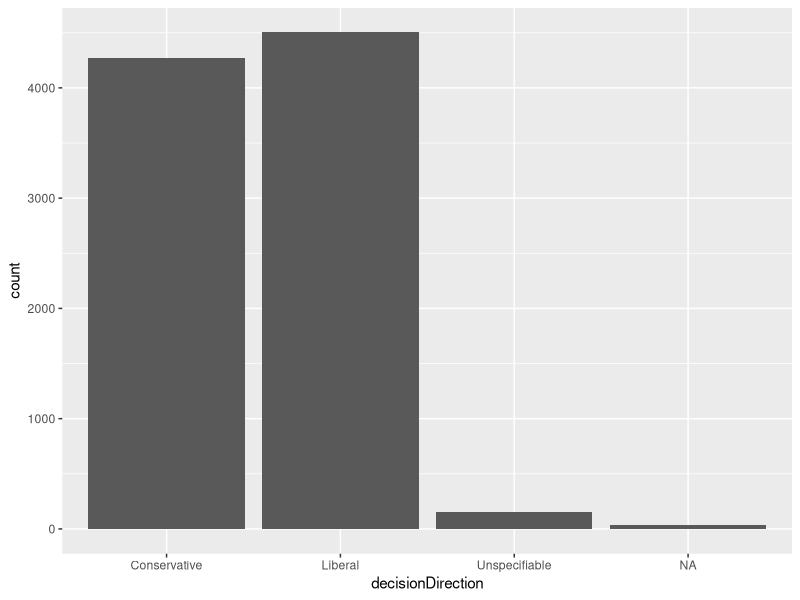
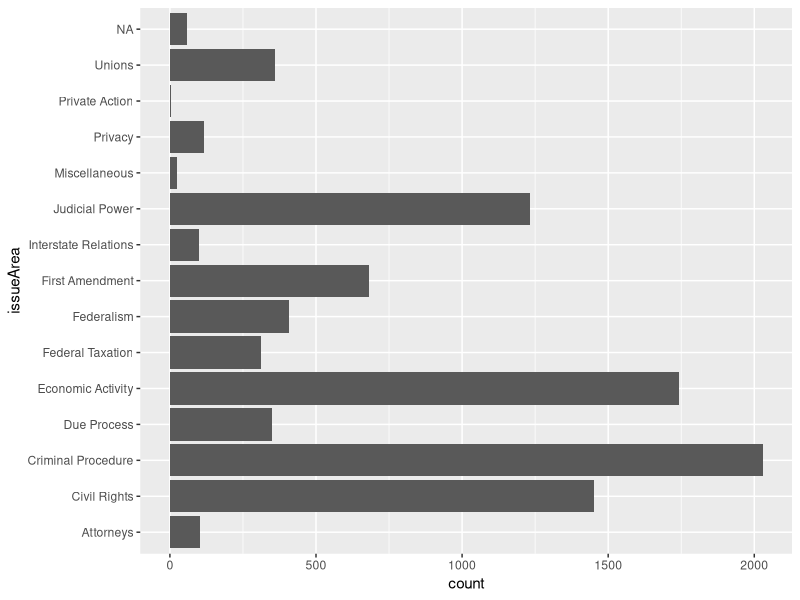
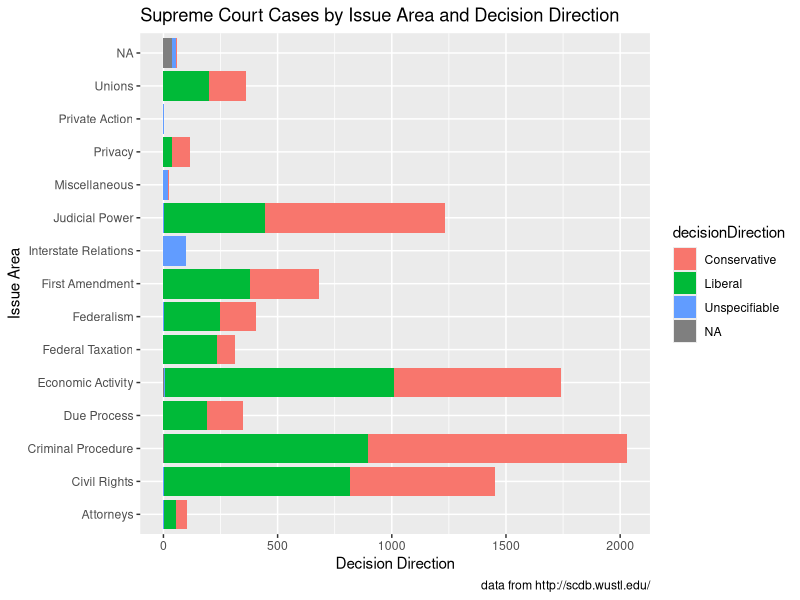
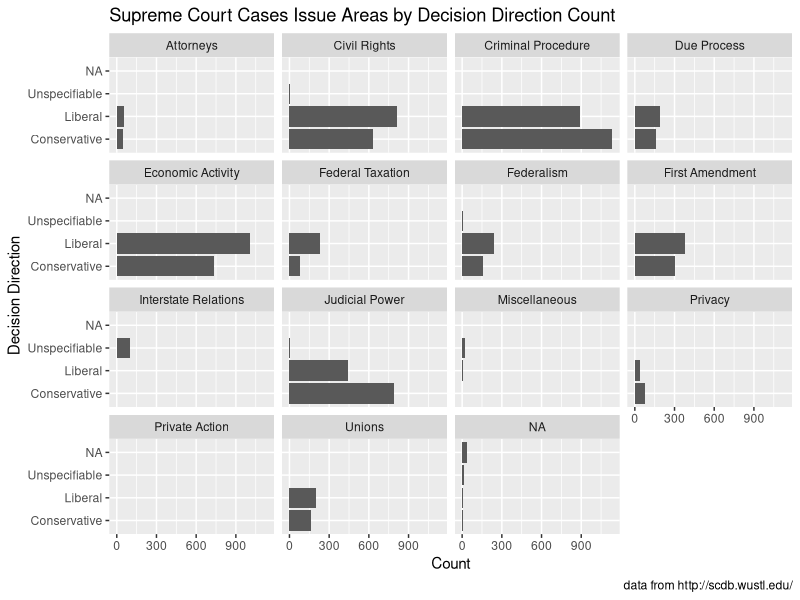

Reproduce these figures in R, in order.
## ---- chunk 1
library(tidyverse)
## ---- chunk 2
scdb <- read.delim("scdb.csv", sep = ",", header  = TRUE)
## ---- chunk 3
colnames(scdb)
## ---- chunk 4
summarize(scdb, mean.issueArea=mean(issueArea, na.rm=TRUE), mean.decisionDirection=mean(decisionDirection, na.rm=TRUE), median.issueArea=median(issueArea, na.rm=TRUE), median.decisionDirection=median(decisionDirection, na.rm=TRUE))
## ---- chunk 5
scdb <- scdb %>%
  mutate(decisionDirection = recode(decisionDirection, `1` = "Conservative", `2` = "Liberal", `3` = "Unspecifiable")) %>%
  mutate(issueArea = recode(issueArea, `1` = "Criminal Procedure", `2` = "Civil Rights", `3` = "First Amendment", `4` = "Due Process", `5` = "Privacy", `6` = "Attorneys", `7` = "Unions", `8` = "Economic Activity", `9` = "Judicial Power", `10` = "Federalism", `11` = "Interstate Relations", `12` = "Federal Taxation", `13` = "Miscellaneous", `14` = "Private Action")) 

head(select(scdb, decisionDirection, issueArea))
## ---- chunk 6
ggplot(scdb, aes(decisionDirection)) +
  geom_bar()
## ---- chunk 7
ggplot(scdb, aes(issueArea)) +
  geom_bar() +
  coord_flip()
## ---- chunk 8
ggplot(scdb, aes(issueArea, fill = decisionDirection)) +
  geom_bar() +
  coord_flip() +
  labs (
    title = "Supreme Court Cases by Issue Area and Decision Direction",
    caption = "data from http://scdb.wustl.edu/",
    x = "Issue Area",
    y = "Decision Direction"
  )
## ---- chunk 9
ggplot(scdb, aes(decisionDirection)) +
  geom_bar() +
  facet_wrap(vars(issueArea)) +
  coord_flip() +
  labs (
    title = "Supreme Court Cases Issue Areas by Decision Direction Count",
    caption = "data from http://scdb.wustl.edu/",
    x = "Decision Direction",
    y = "Count"
  )
